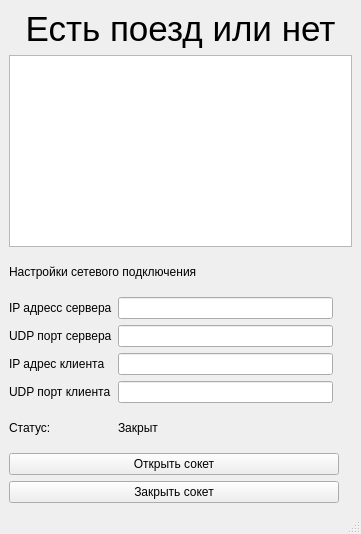
<?xml version="1.0" encoding="UTF-8"?>
<ui version="4.0">
 <class>MainWindow</class>
 <widget class="QMainWindow" name="MainWindow">
  <property name="geometry">
   <rect>
    <x>0</x>
    <y>0</y>
    <width>361</width>
    <height>534</height>
   </rect>
  </property>
  <property name="windowTitle">
   <string>MainWindow</string>
  </property>
  <widget class="QWidget" name="centralwidget">
   <layout class="QVBoxLayout" name="verticalLayout_5">
    <item>
     <widget class="QLabel" name="label_11">
      <property name="sizePolicy">
       <sizepolicy hsizetype="Preferred" vsizetype="Maximum">
        <horstretch>0</horstretch>
        <verstretch>0</verstretch>
       </sizepolicy>
      </property>
      <property name="font">
       <font>
        <pointsize>26</pointsize>
       </font>
      </property>
      <property name="layoutDirection">
       <enum>Qt::LeftToRight</enum>
      </property>
      <property name="text">
       <string>Есть поезд или нет</string>
      </property>
      <property name="scaledContents">
       <bool>false</bool>
      </property>
      <property name="alignment">
       <set>Qt::AlignCenter</set>
      </property>
     </widget>
    </item>
    <item>
     <widget class="QPlainTextEdit" name="pTE_port1Recieved">
      <property name="sizePolicy">
       <sizepolicy hsizetype="Minimum" vsizetype="Fixed">
        <horstretch>0</horstretch>
        <verstretch>0</verstretch>
       </sizepolicy>
      </property>
      <property name="layoutDirection">
       <enum>Qt::LeftToRight</enum>
      </property>
     </widget>
    </item>
    <item>
     <layout class="QVBoxLayout" name="verticalLayout_4" stretch="0">
      <item>
       <layout class="QGridLayout" name="gridLayout_2">
        <property name="verticalSpacing">
         <number>6</number>
        </property>
        <item row="2" column="0">
         <widget class="QLabel" name="label_6">
          <property name="text">
           <string>IP адресс сервера</string>
          </property>
         </widget>
        </item>
        <item row="3" column="1">
         <widget class="QLineEdit" name="lE_port1Port"/>
        </item>
        <item row="2" column="1">
         <widget class="QLineEdit" name="lE_port1IP"/>
        </item>
        <item row="16" column="0" colspan="3">
         <widget class="QPushButton" name="pB_port1Open">
          <property name="text">
           <string>Открыть сокет</string>
          </property>
         </widget>
        </item>
        <item row="6" column="0">
         <widget class="QLabel" name="label_3">
          <property name="text">
           <string>Статус:</string>
          </property>
         </widget>
        </item>
        <item row="1" column="4">
         <widget class="QLabel" name="label_5">
          <property name="text">
           <string/>
          </property>
         </widget>
        </item>
        <item row="1" column="0" colspan="3">
         <widget class="QLabel" name="label_1">
          <property name="text">
           <string>Настройки сетевого подключения</string>
          </property>
         </widget>
        </item>
        <item row="4" column="0">
         <widget class="QLabel" name="label_2">
          <property name="text">
           <string>IP адрес клиента</string>
          </property>
         </widget>
        </item>
        <item row="5" column="0">
         <widget class="QLabel" name="label_8">
          <property name="text">
           <string>UDP порт клиента</string>
          </property>
         </widget>
        </item>
        <item row="5" column="1">
         <widget class="QLineEdit" name="lE_port2Port"/>
        </item>
        <item row="17" column="0" colspan="3">
         <widget class="QPushButton" name="pB_port1Close">
          <property name="text">
           <string>Закрыть сокет</string>
          </property>
         </widget>
        </item>
        <item row="4" column="1">
         <widget class="QLineEdit" name="lE_port2IP"/>
        </item>
        <item row="3" column="0">
         <widget class="QLabel" name="label_7">
          <property name="text">
           <string>UDP порт сервера</string>
          </property>
         </widget>
        </item>
        <item row="6" column="1">
         <widget class="QLabel" name="lb_port1Status">
          <property name="text">
           <string>Закрыт</string>
          </property>
         </widget>
        </item>
       </layout>
      </item>
     </layout>
    </item>
   </layout>
  </widget>
  <widget class="QMenuBar" name="menubar">
   <property name="geometry">
    <rect>
     <x>0</x>
     <y>0</y>
     <width>361</width>
     <height>21</height>
    </rect>
   </property>
  </widget>
  <widget class="QStatusBar" name="statusbar"/>
 </widget>
 <resources/>
 <connections/>
</ui>
